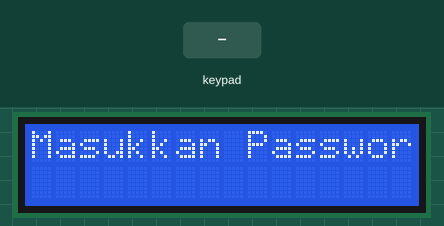
This sketch was run on a simulated Arduino Uno, built with avr-gcc and run on an emulated ATmega328P. On the bench: 16×2 character LCD. The inputs (shaded band) are chosen by the test bench. What the sketch prints to the serial monitor is not drawn.

Above: at 1.2 s.
1.3 s: keypad keys 2 3 4 5 # pressed 0.4 s apart
At 1.5 s:
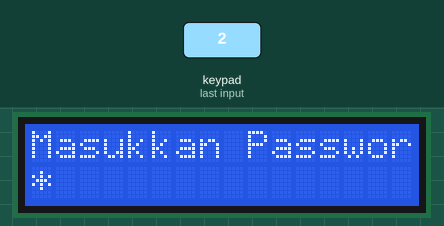
At 3.6 s:
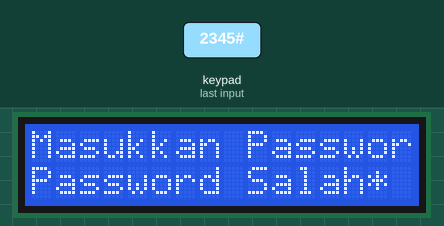
4.8 s: key '*' pressed
At 6.0 s:
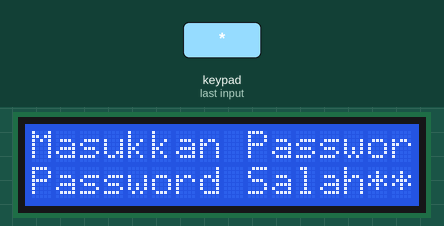
Timing chart, 0 to 7.8 s (numbered marks = the images above; inputs shaded):
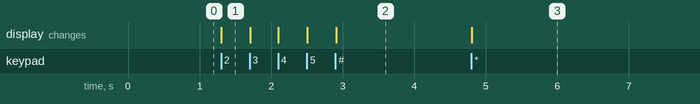

Measured:
- after the input at 1.3 s, the display: changes at once (image 1)
- after the input at 4.8 s, the display: changes at once (image 3)

The sketch:

Security_with_Password.ino
```cpp
#include <Keypad.h>
#include <LiquidCrystal.h>

LiquidCrystal lcd(9, 10, 11, 12, 13, A0);
#define pintu A1

const byte ROWS = 4; //4 baris
const byte COLS = 3; //3 kolom
char keys[ROWS][COLS] = {
  {'1','2','3'},
  {'4','5','6'},
  {'7','8','9'},
  {'*','0','#'}
};

byte rowPins[ROWS] = {2, 3, 4, 5}; //koneksi baris ke pin Arduino
byte colPins[COLS] = {6, 7, 8}; //koneksi kolom ke pin Arduino
char pw[3]={'1','2','3'};
char kp[3];
byte u;
Keypad keypad = Keypad( makeKeymap(keys), rowPins, colPins, ROWS, COLS );

void setup(){
  Serial.begin(9600); //baud rate 9600 bps
  lcd.begin(16, 2);
  lcd.print("Masukkan Password");
  lcd.setCursor(0,1);
}

void loop(){
  char key = keypad.getKey();//baca keypad

  if (key != NO_KEY){ //jika ada tombol ditekan
    Serial.println(key);//kirim tombol ke serial
    lcd.print('*');
    if(u==3){
      u=0;
      if((kp[0]=='1')&&(kp[1]=='2')&&(kp[2]=='3')){
        digitalWrite(pintu,HIGH);
        lcd.setCursor(0,1);
        lcd.print("Password Benar");
        }
      else {
        digitalWrite(pintu,LOW);
        lcd.setCursor(0,1);
        lcd.print("Password Salah");
        }
      }
    else{
      kp[u]=key;
      u++;
    }
  }
}
```
